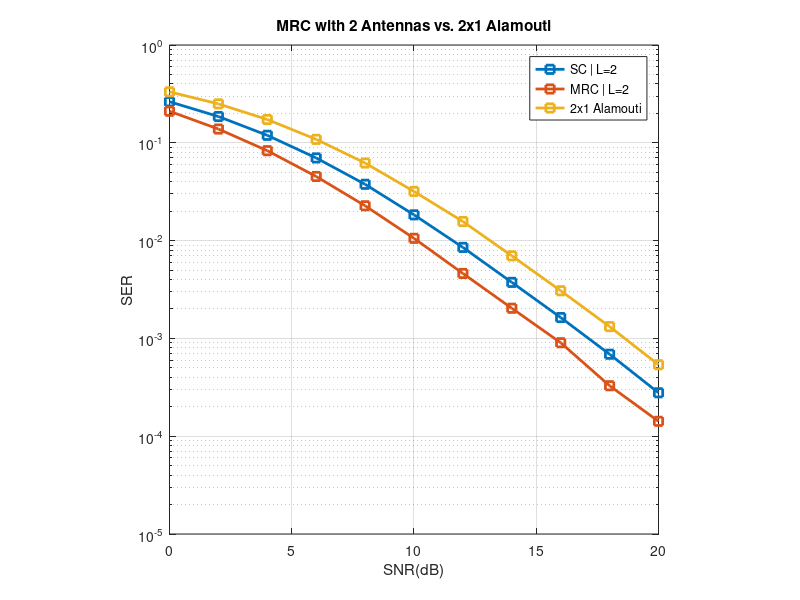

This chart was generated by the following MATLAB code:
clear
load SC_SER.mat
load MRC_SER.mat
load A21_SER.mat

SNR_dB = 0:2:20;            % range of SNR dB values
SNR = db2pow(SNR_dB);                   % dB to power


%a21 vs. sc vs. mrc
figure;
semilogy(SNR_dB,SC_SER(2,:),"s-","LineWidth",2);hold on;
semilogy(SNR_dB,MRC_SER(2,:),"s-","LineWidth",2);hold on;
semilogy(SNR_dB,A21_SER(1,:),"s-","LineWidth",2);hold on;
legend("SC | L=2","MRC | L=2","2x1 Alamouti");
xlabel("SNR(dB)");ylabel("SER");title("MRC with 2 Antennas vs. 2x1 Alamouti");
ylim([10^-5 1]);grid on;axis square;